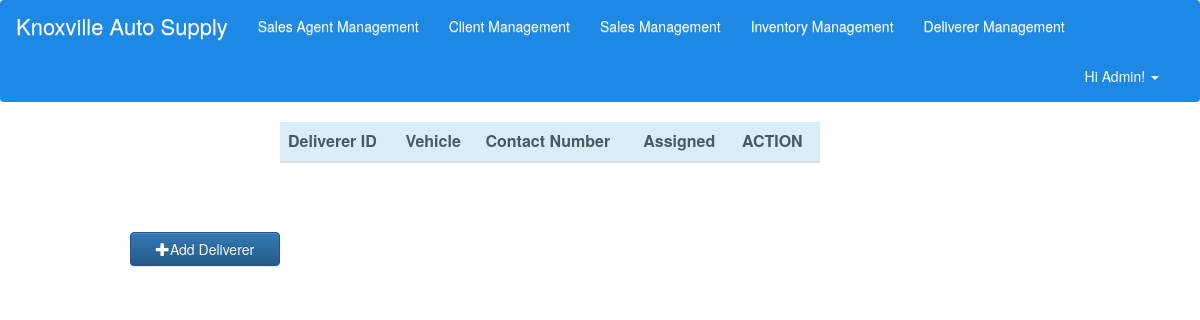
Page /index.php/knoxville/viewDeliverer on the earlier database version.
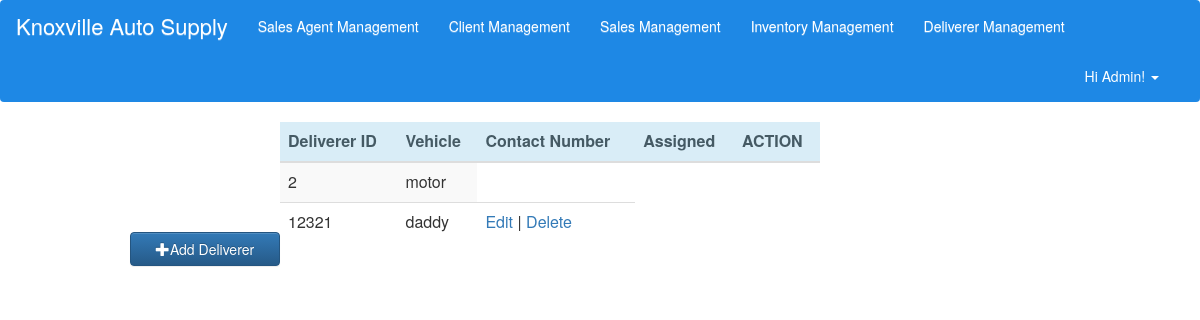
Same page on the later database version.
### tables this page shows
CREATE TABLE `deliverer` (
  `delivererID` int(11) NOT NULL,
  `vehicle` varchar(30) NOT NULL,
  `contact_no` int(11) NOT NULL,
  `assigned` varchar(30) NOT NULL
);

### application/controllers/knoxville.php (called while the page is built, shortened)
<?php
class Knoxville extends CI_Controller {
    public function __construct(){
        $this->load->model('client_model','Client');
        $this->load->model('sales_agent_model','SalesAgent');
		$this->load->model('order_model','Order');
		$this->load->model('item_model','Item');
		$this->load->model('transaction_model','Transaction');
		$this->load->model('deliverer_model','Deliverer');
    }
    public function viewDeliverer(){
        $result_array = $this->Deliverer->read();
        $data['deliverer'] = $result_array;
		$header_data['title'] = "View Deliverers";
		$this->load->view('include/header',$header_data);
        $this->load->view('deliverer_view',$data);
    }
}

### index.php (called while the page is built, shortened)
<?php
require_once BASEPATH.'core/CodeIgniter.php';

### application/models/deliverer_model.php (called while the page is built, shortened)
<?php
class Deliverer_model extends CI_Model {
    private $table = 'deliverer';
    function read($condition=null){
        $this->db->select('*');
        $this->db->from($this->table);
        $query = $this->db->get();
        if($query->num_rows()>0)
            return $query->result_array();
        else
            return false;
    }
}
?>

### application/views/deliverer_view.php (the view, shortened to what this page needs)
<!DOCTYPE html>
	<a href="<?php echo base_url('knoxville/addDeliverer')?>"><button class="btn btn-primary" type="button" id="addButton"><span class="glyphicon glyphicon-plus"> </span>Add Deliverer</button></a>
	<div id="table">
        <div class="table-responsive">
            <table class="table table-striped">
                <thead>
                    <tr id="trHead">
						<th class="info">Deliverer ID</th>
						<th class="info">Vehicle</th>
						<th class="info">Contact Number</th>
						<th class="info">Assigned</th>
						<th class="info">ACTION</th>
					</tr>
				</thead>
        <tbody>
            <?php
                foreach($deliverer as $c){
                    echo "<tr><td>".$c['delivererID']."</td><td>".$c['vehicle']."<tr><td>".$c['contact_no']."</td><td>".$c['assigned']
                    .'</td><td><a href="'.base_url('knoxville/updateDeliverer/'.$c['delivererID']).'">Edit</a> | <a href="'.base_url('knoxville/delDeliverer/'.$c['delivererID']).'">Delete</a></td></tr>';
                }
            ?>
        </tbody>
    </table>
    </div>
</div>
</body>
</html>

Differences in the rows shown:
added deliverer: delivererID "2", vehicle "motor", contact_no "12321", assigned "daddy"
